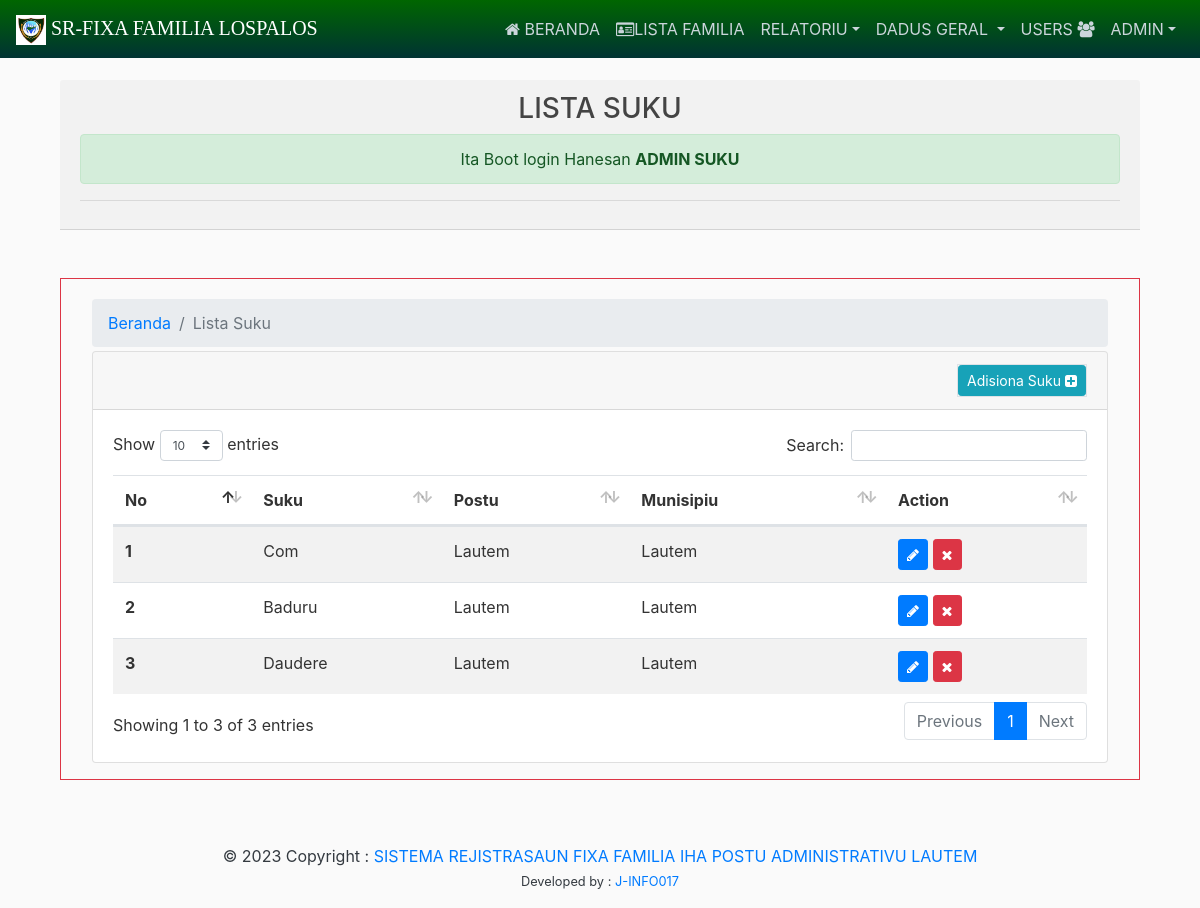
The app's page /dadus-custom/lista-suku/ (signed in) with its own data.
### custom/models.py (models this page shows, shortened)
class Village(models.Model):
	administrativepost = models.ForeignKey(AdministrativePost, on_delete=models.CASCADE, null=True)
	name = models.CharField(max_length=100)

class AdministrativePost(models.Model):
	municipality = models.ForeignKey(Municipality, on_delete=models.CASCADE, null=True)
	name = models.CharField(max_length=100)

class Municipality(models.Model):
	code = models.CharField(max_length=5, null=True, blank = True)
	name = models.CharField(max_length=100)
	hckey = models.CharField(max_length=32, null=True ,  blank = True)

### users/decorators.py (the view)
		def wrapper_func(request, *args, **kwargs):
			group = None
			if request.user.groups.exists():
				group = request.user.groups.all()[0].name
			if group in allowed_roles:
				return view_func(request, *args, **kwargs)
			else:
				return render(request, 'auth/404.html')

### custom/views.py (called while the page is built)
@login_required()
@allowed_users(allowed_roles=['admin'])
def ListaSuku(request):
	group = request.user.groups.all()[0].name
	suku = Village.objects.all()
	context = {
		'group':group,
		'suku':suku,
		'sukuActive':"active",
		'title':"Lista Suku",
	}
	return render(request,'listasuku.html',context)

### custom/templates/listasuku.html (shortened to what this page needs)
{% extends 'main/layout.html' %}
{% load static %}
{% block content %}
<div class="container mt-5 border border-danger p-3">
<section>
        <div class="container-fluid">
          <header>
            <ol class="breadcrumb mb-1 mt-1">
              <li class="breadcrumb-item"><a href="{% url 'home' %}">Beranda</a></li>
              <li class="breadcrumb-item active" aria-current="page">{{title}}</li>
            </ol>
          </header>
          <div class="row">
            <div class="col-lg-12">
              <div class="card">
                <div class="card-header d-flex justify-content-end text-center">
                  <div class="text-center border">
                    <a href="{% url 'addSuku' %}"class="btn btn-sm btn-info" title="Add Data">Adisiona Suku <i class="fa fa-plus-square"></i></a>
                  </div>
                </div>
                <div class="card-body">
                  <div class="table-responsive">
                    <table id="example"  class="table table-hover table-striped w-100">
                      <thead>
                        <tr>
                          <th>No</th>
                          <th>Suku</th>
                          <th>Postu</th>
                          <th>Munisipiu</th>
                          <th>Action</th>
                        </tr>
                      </thead>
                      <tbody>
                        {% for data in suku %}
                        <tr>
                          <th scope="row">{{ forloop.counter }}</th>
                          <td>{{ data.name}}</td>
                          <td>{{ data.administrativepost.name}}</td>
                          <td>{{ data.administrativepost.municipality.name}}</td>
                          <td><a href="{% url 'updateSuku' data.id %}" class="btn btn-sm btn-primary" title="Update"><i class="fa fa-pencil"></i></a> <button type="button" class="btn btn-sm btn-danger" data-toggle="modal" data-target="#delete-{{ data.id }}" style="text-decoration: none"><i class="fa fa-remove"></i></button></td>
                        </tr>
                        {% endfor %}
                      </tbody>
                    </table>
                  </div>
                </div>
              </div>
            </div>
          </div>
        </div>
      </section>
    </div>
{% endblock %}

### main/templates/main/navbarAdminNacional.html (shortened to what this page needs)
		<div class="collapse navbar-collapse" id="navbarsExampleDefault">
			<ul class="navbar-nav ml-auto">
				<li class="nav-item"><a class="nav-link" href="{% url 'home' %}"><i class="fa fa-home"></i> BERANDA </a></li>
				<li class="nav-item"><a class="nav-link" href="{% url 'ListaXefeFamilia' %}"><i class="fa fa-id-card-o"></i>LISTA FAMILIA</a></li>
			        <li class="nav-item dropdown">
			        <a class="nav-link dropdown-toggle" href="#" id="profile" data-toggle="dropdown" aria-haspopup="true" aria-expanded="false"> RELATORIU</a>
			          </li>
				<li class="nav-item dropdown">
					<a class="nav-link dropdown-toggle" href="#" id="profile" data-toggle="dropdown" aria-haspopup="true" aria-expanded="false"> DADUS GERAL </a>
			    </li>
			    <li class="nav-item"><a class="nav-link" href="{% url 'userlist' %}">USERS <i class="fa fa-users"></i></a></li>
				<li class="nav-item dropdown">
					<a class="nav-link dropdown-toggle" href="#" id="profile" data-toggle="dropdown" aria-haspopup="true" aria-expanded="false">{{ request.user.username|upper }}</a>
				</li>
			</ul>
		</div>

### static/main/css/main.css (style rules this page uses)
body { background: #fafafa; color: #333333; margin-top: 5rem; }
.site-header .navbar-nav { color: #cbd5db; }
.site-header .navbar-nav .nav-link { color: #cbd5db; padding-right: .5rem !important; padding-left: .5rem !important; }

### records on screen
Village: name "Com", administrativepost.name "Lautem", administrativepost.municipality.name "Lautem"
Village: name "Baduru", administrativepost.name "Lautem", administrativepost.municipality.name "Lautem"
Village: name "Daudere", administrativepost.name "Lautem", administrativepost.municipality.name "Lautem"

### other values on screen
{{ request.user.username|upper }} "ADMIN"
{{ title|upper }} "LISTA SUKU"
{{ title }} "Lista Suku"
